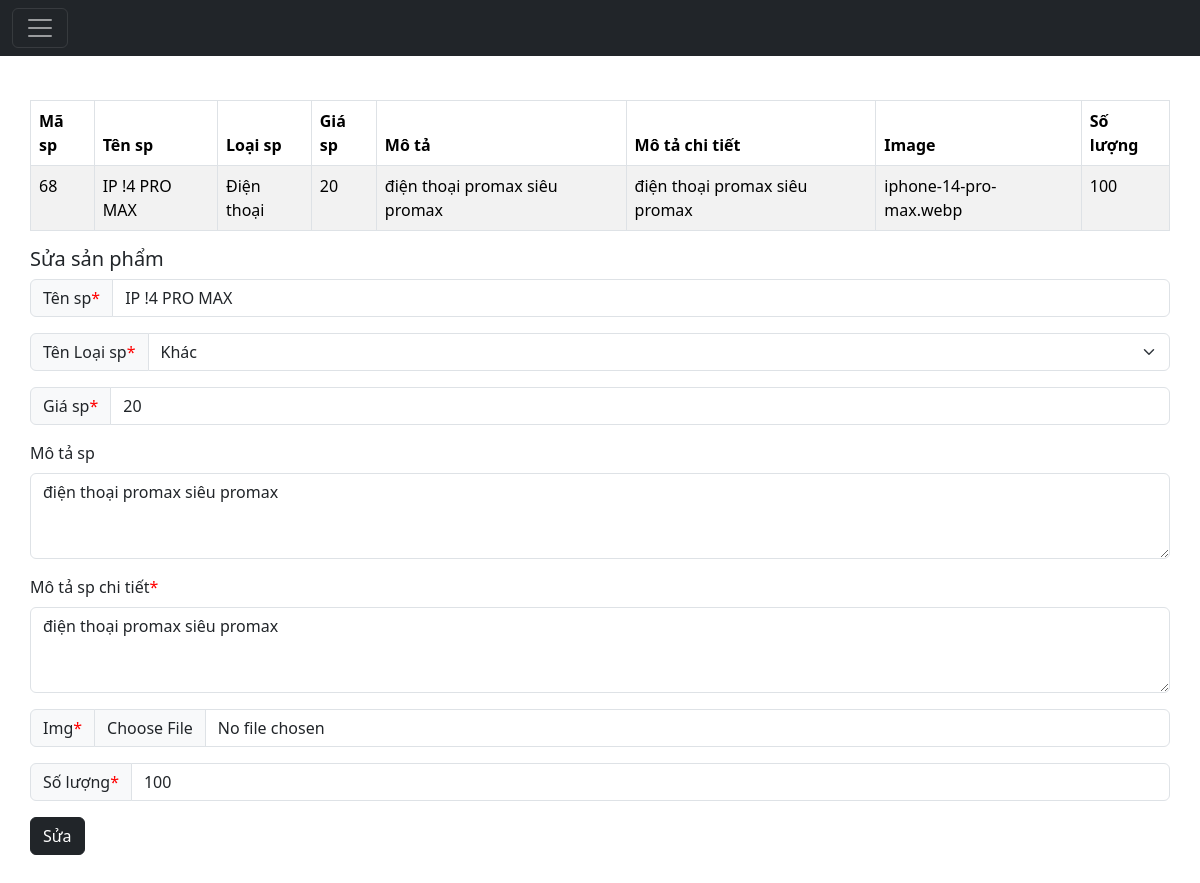
/admin/Pages/Edit_product.php?datakey=68, run on the app's committed database.
### tables this page shows
CREATE TABLE `sanpham` (
  `sp_ma` int(11) NOT NULL,
  `loaisp_ten` varchar(100) NOT NULL,
  `sp_ten` varchar(250) NOT NULL,
  `sp_gia` varchar(250) NOT NULL,
  `sp_mota` varchar(300) DEFAULT NULL,
  `sp_motachitiet` varchar(300) NOT NULL,
  `sp_img` varchar(50) NOT NULL,
  `sp_soluong` int(250) NOT NULL DEFAULT 1
);

### admin/Includes/linkAdmin.php (called while the page is built, shortened)
<?php
$linkBE = "../Includes/BE/";
?>

### admin/Pages/Edit_product.php (the view, shortened to what this page needs)
<!doctype html>
<html lang="en">
<head>
</head>
<body>
  <?php
  include("./MenuAdmin.php");
  ?>
  <div class="content" style="padding: 100px 30px;">
    <?php
    $sqlLSP =  "SELECT * FROM loaisp";
    $resultLSP = $connect->query($sqlLSP);
    $danhsachLSP = [];
    while ($row =  mysqli_fetch_array($resultLSP, MYSQLI_ASSOC)) {
      $danhsachLSP[] = array(
        'loaisp_ten' => $row['loaisp_ten'],
      );
    }
    $dataKey = $_GET['datakey'];
    $sqlSP =  "SELECT * FROM sanpham WHERE sp_ma = '$dataKey'";
    $result = $connect->query($sqlSP);
    $sp = $result->fetch_assoc();
    ?>
    <table class="table table-striped table-bordered table-hover">
      <thead>
        <tr>
          <th>Mã sp</th>
          <th>Tên sp</th>
          <th>Loại sp</th>
          <th>Giá sp</th>
          <th>Mô tả</th>
          <th>Mô tả chi tiết</th>
          <th>Image</th>
          <th>Số lượng</th>
        </tr>
      </thead>
      <tbody>
        <tr>
          <td><?= $sp['sp_ma'] ?></td>
          <td><?= $sp['sp_ten'] ?></td>
          <td><?= $sp['loaisp_ten'] ?></td>
          <td><?= number_format($sp['sp_gia'], 0, '.', ',') ?></td>
          <td><?= $sp['sp_mota'] ?></td>
          <td><?= $sp['sp_motachitiet'] ?></td>
          <td><?= $sp['sp_img'] ?></td>
          <td><?= $sp['sp_soluong'] ?></td>
        </tr>
      </tbody>
    </table>
    <div>
      <span class="log_heading text-dark mb-3">
        <h5>Sửa sản phẩm</h5>
      </span>
      <form action="<?= $linkBE ?>Edit_product.php" method="post" enctype="multipart/form-data">
        <div class="input-group mb-3">
          <span class="input-group-text" id="inputGroup-sizing-default">Tên sp<span style="color: red;">*</span></span>
          <input value="<?= $sp['sp_ten'] ?>" name="sp_ten" type="text" class="form-control" aria-label="Sizing example input" aria-describedby="inputGroup-sizing-default">
        </div>
        <div class="input-group mb-3">
          <span class="input-group-text" id="inputGroup-sizing-default">Tên Loại sp<span style="color: red;">*</span></span>
          <select name="productType" class="form-select" aria-label="Default select example">
            <?php
            foreach ($danhsachLSP as $Lsp) : ?>
              <option value="<?= $Lsp['loaisp_ten'] ?>"><?= $Lsp['loaisp_ten'] ?></option>
            <?php endforeach;
            ?>
          </select>
        </div>
        <div class="input-group mb-3">
          <span class="input-group-text" id="inputGroup-sizing-default">Giá sp<span style="color: red;">*</span></span>
          <input value="<?= $sp['sp_gia'] ?>" name="sp_gia" type="text" class="form-control" aria-label="Sizing example input" aria-describedby="inputGroup-sizing-default">
        </div>
        <div class="mb-3">
          <label for="exampleFormControlTextarea1" class="form-label">Mô tả sp</label>
          <textarea name="sp_mota" class="form-control" id="exampleFormControlTextarea1" rows="3"><?= $sp['sp_mota'] ?></textarea>
        </div>
        <div class="mb-3">
          <label for="exampleFormControlTextarea1" class="form-label">Mô tả sp chi tiết<span style="color: red;">*</span></span></label>
          <textarea name="sp_motachitiet" class="form-control" id="exampleFormControlTextarea1" rows="3"><?= $sp['sp_motachitiet'] ?></textarea>
        </div>
        <div class="input-group mb-3">
          <span class="input-group-text" id="inputGroup-sizing-default">Img<span style="color: red;">*</span></span>
          <input name="sp_img" type="file" class="form-control" aria-label="Sizing example input" aria-describedby="inputGroup-sizing-default">
        </div>
        <div class="input-group mb-3">
          <span class="input-group-text" id="inputGroup-sizing-default">Số lượng<span style="color: red;">*</span></span>
          <input value="<?= $sp['sp_soluong'] ?>" name="sp_soluong" type="number" min='0' value="1" class="form-control" aria-label="Sizing example input" aria-describedby="inputGroup-sizing-default">
        </div>
        <button type="submit" name="submit" type="button" class="btn btn-dark">Sửa</button>
      </form>
    </div>
  </div>
</body>
</html>

### data on the page
sanpham: sp_ma "68", sp_ten "IP !4 PRO MAX", loaisp_ten "Điện thoại", sp_gia "20", sp_mota "điện thoại promax siêu promax", sp_motachitiet "điện thoại promax siêu promax", sp_img "iphone-14-pro-max.webp", sp_soluong "100"

### other printed values
form field productType "Khác"
